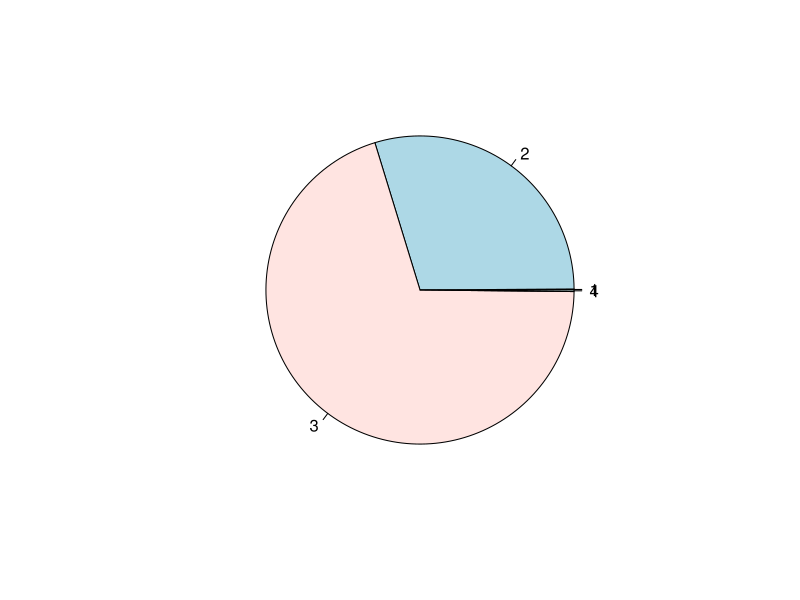
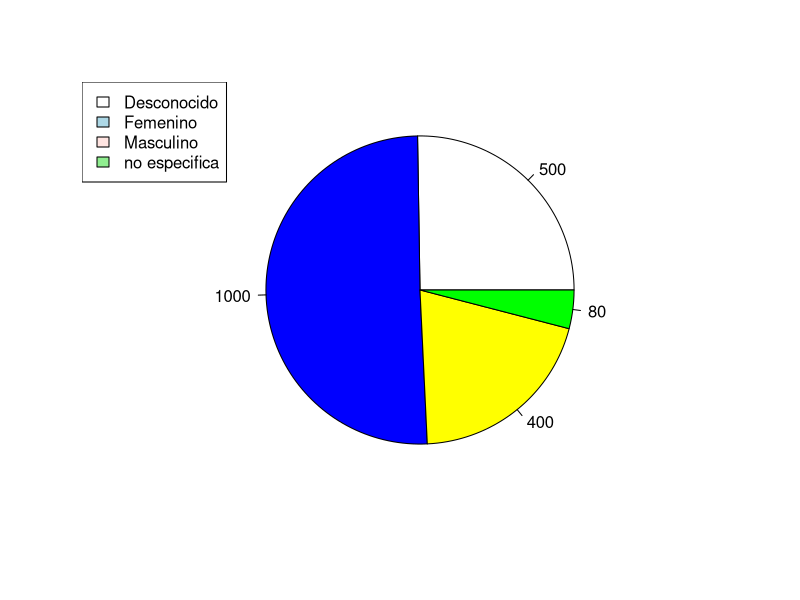
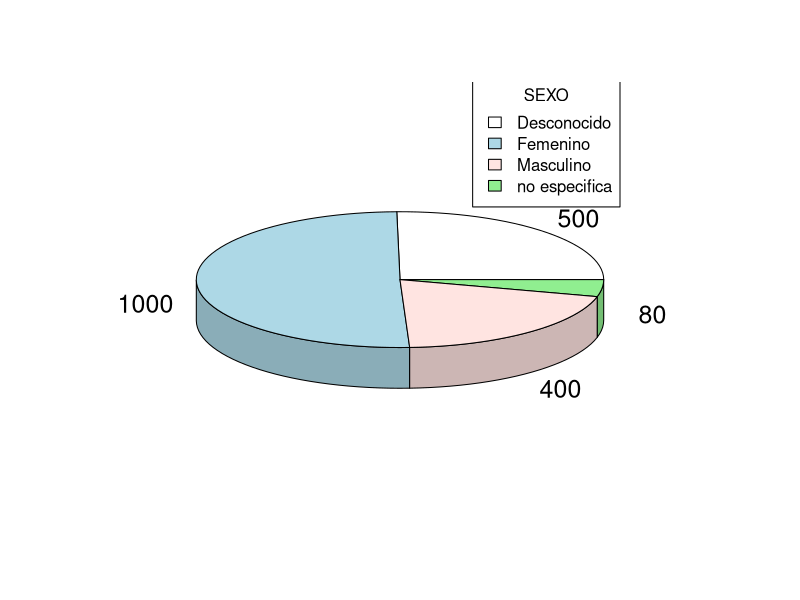
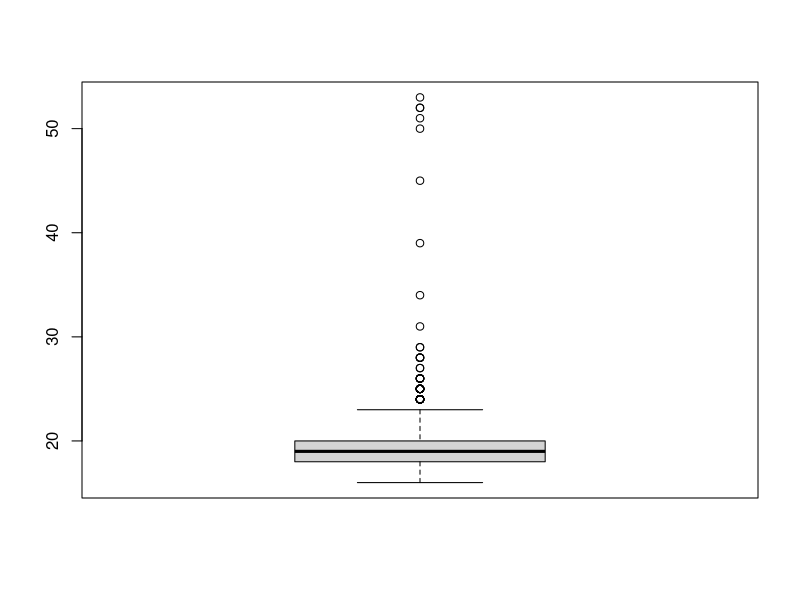
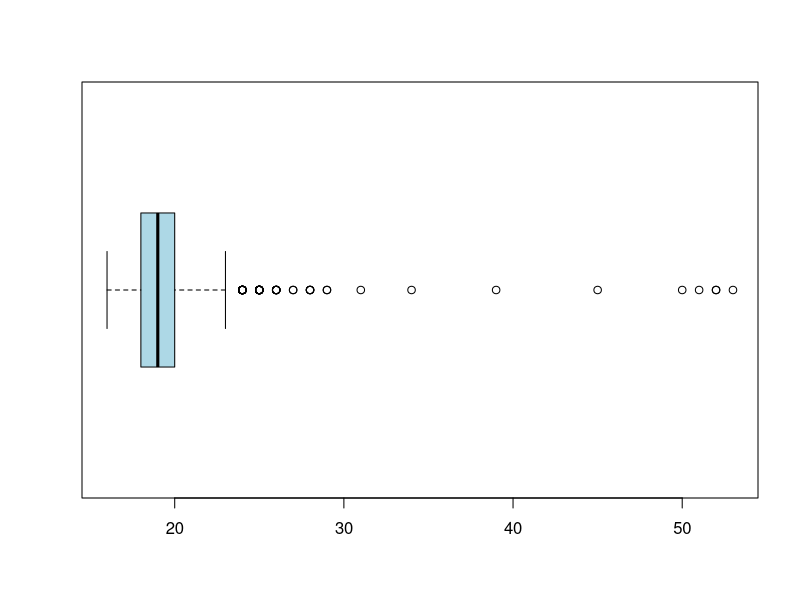
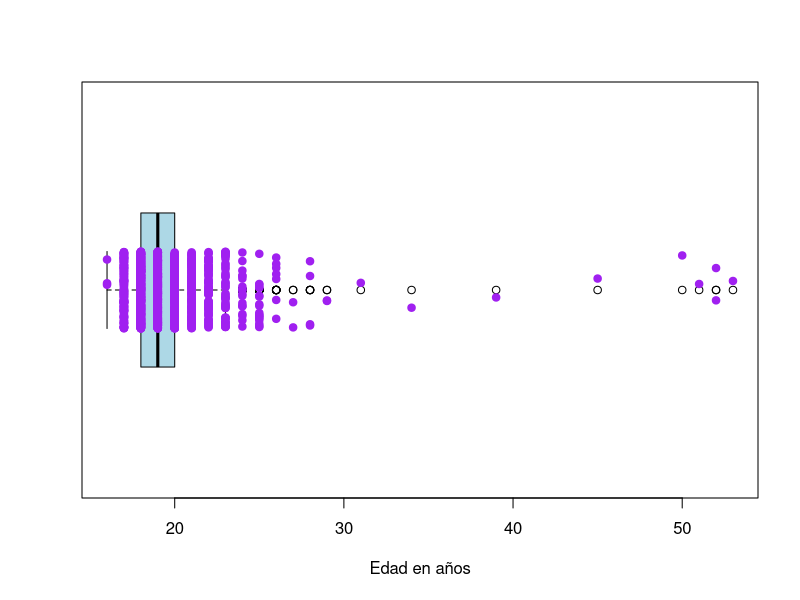
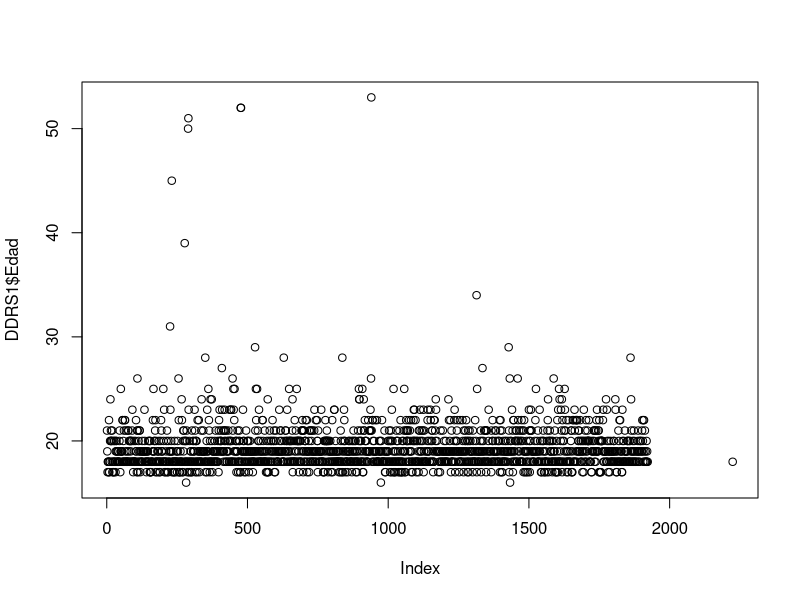
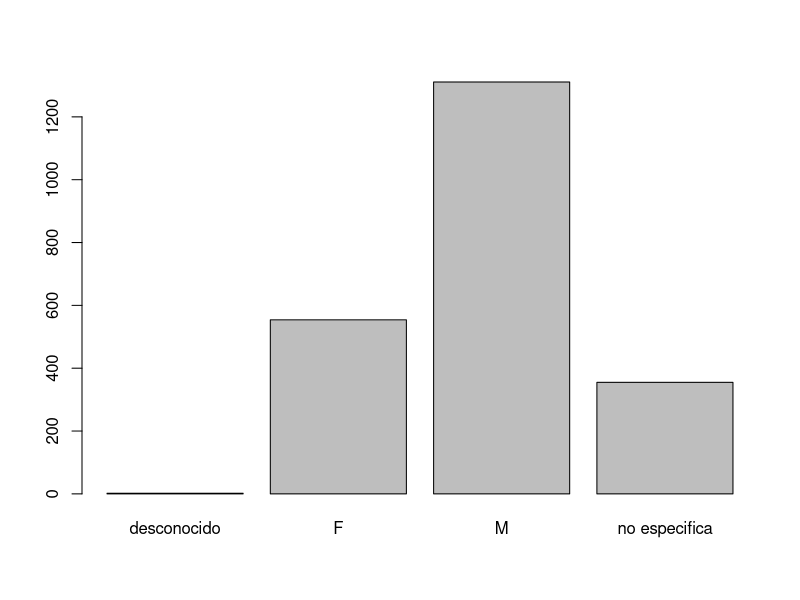

R code for these plots, in order:
## ---- chunk 1
library(readr)
A <- c(2,4,4,4,7,8,8,8,8,8,10,10)
DD <- read.csv("Datos_Diversos.csv", encoding = "UTF-8")
## ---- chunk 2
mean(A)
## ---- chunk 3
median(A)
## ---- chunk 4
table(A)
## ---- chunk 5
summary(A)
## ---- chunk 6
summary(cars$dist)
table(cars$dist)
## ---- chunk 7
DD <- read.csv("Datos_Diversos.csv")
## ---- chunk 8
dim(DD)

nrow(DD)
ncol(DD)
## ---- chunk 9
library(plyr)
library(dplyr)
## ---- chunk 10
glimpse(DD)
## ---- chunk 11
class(DD$Estatura..cm.)
class(DD$Apellido)
## ---- chunk 12
DD$Ciclo <- as.character(DD$Ciclo)
DD$Edad <- as.numeric(DD$Edad)
DD$Estatura..cm. <- as.numeric(DD$Estatura..cm.)
DD$Peso..kg. <- as.numeric(DD$Peso..kg.)
DD$Tiempo.de.reacción <- as.numeric(DD$Tiempo.de.reacción)
DD$Talla.de.zapato <- as.numeric(DD$Talla.de.zapato)
## ---- chunk 13
glimpse(DD)
## ---- chunk 14
library(tidyr)
library(tidyverse)
## ---- chunk 15
str(DD)
summary(DD)
## ---- chunk 16
summary(DD$Edad)
## ---- chunk 17
quantile(cars$speed, 0.9) #Estoy hallando la mayor velocidad del 90% de las menores velocidades
quantile(cars$speed, 0.9, na.rm=F)
quantile(cars$speed, 0.9, na.rm=TRUE)

#Aqui en cars, da lo mismo poner T o F, pues Cars no tiene datos NA y nada se va a remover
## ---- chunk 18
quantile(DD$Edad, 0.5, T) #50% medido desde la izquierda: mediana = cuartil2. Con true se ignora los NA's
quantile(DD$Edad, 0.25, T) #25% medido desde la izquierda: Cuartil 1. Con True se ignora los NA's
quantile(DD$Edad, 0.8, T) #80% medido desde la izuiqerda.
## ---- chunk 19
table(DD$Edad)
## ---- chunk 20
table(DD$Período, DD$Ciclo)
## ---- chunk 21
DDR <- rename(DD, Estatura = 'Estatura..cm.', Peso = 'Peso..kg.', Signo = 'Signo.del.zodiaco',
              Reacción = 'Tiempo.de.reacción', Videojuegos = 'Juega.videojuegos', Deporte = 'Hace.deporte', 
              Color = 'Color.favorito', Calzado = 'Talla.de.zapato', Polo = 'Talla.de.polo')
## ---- chunk 22
names(DDR)
## ---- chunk 23

DDRS <- select(DDR, Período:Indicaciones)
sum(complete.cases(DDRS))
## ---- chunk 24
select(DDR, starts_with('S'))
## ---- chunk 25
select(DDR, ends_with('no'))
## ---- chunk 26
select(DDR, contains("tu"))
## ---- chunk 27
Letras <- c("a","b","c","d","e","f","g","h","i","j")
## ---- chunk 28
quantile(Letras, 0.25, type=3)
quantile(Letras, 0.5, type=3)
quantile(Letras, 0.75, type = 3)
## ---- chunk 29
quantile(Letras, probs=c(0.25,0.5,0.75,0.9), type=3)
## ---- chunk 30
Ncalc <- c(6,8,8,8,10,10,19,20,20)
Nestad <- c(9,10,10,12,13,13,13,14,14,14)
## ---- chunk 31
unique(DDRS$Signo)
## ---- chunk 32
unique(DDRS$Carrera)
## ---- chunk 33
a <-  filter(DDRS, Edad < 25, Signo == "tauro" | Signo == "Tauro")
table(a$Edad)
stem(log(a$Edad))
## ---- chunk 34
unique(DDRS$Polo)
## ---- chunk 35
a <- filter(DDRS, Polo %in% c("L","XL","XXL","l","xl","Xl"), Estatura>=175)
a

## ---- chunk 36
library(stringr)
#Sirve para modificar y controlar caracteres
## ---- chunk 37
Sexomin <- tolower(DDRS$Sexo)
unique(Sexomin)
## ---- chunk 38
Sexomax <- toupper(Sexomin)
## ---- chunk 39
DDRS$Sexo <- str_to_lower(DDRS$Sexo, locale = "es") #minuscula
unique(DDRS$Sexo)

DDRS$Sexo <- str_to_upper(DDRS$Sexo, locale = "es") #mayuscula
unique(DDRS$Sexo)
## ---- chunk 40
DDRS1 <- mutate(DDRS, Sexcor = case_when(Sexo == "" ~'no especifica', Sexo == "MM"~'M', Sexo == "NB"~"desconocido", Sexo == "M" ~ "M", Sexo == "F"~"F", Sexo=="L" ~ "desconocido"))

DDRS1
## ---- chunk 41
table(DDRS1$Sexcor)
table(DDRS1$Sexcor, useNA = "always")
## ---- chunk 42
frec <- c(2,554,1311, 3) # Frecuencias de sexo corregido
frec
## ---- chunk 43
pie(frec) # antihorario clockwise=F
## ---- chunk 44
frec = c(500,1000,400,80)
pie(frec, labels=frec, col= c("white","blue","yellow","green"))
legend("topleft", legend=c("Desconocido","Femenino","Masculino","no especifica"), fill = c("white","lightblue","mistyrose","lightgreen"))
## ---- chunk 45
library(plotrix)
## ---- chunk 46
pie3D(frec, labels=frec, col= c("white","lightblue","mistyrose","lightgreen"))
legend("topright", legend=c("Desconocido","Femenino","Masculino","no especifica"), fill = c("white","lightblue","mistyrose","lightgreen"), title=("SEXO"))
## ---- chunk 47
summary(DDRS1$Edad)
## ---- chunk 48
boxplot(DDRS1$Edad)

## ---- chunk 49
boxplot(DDRS1$Edad, col="lightblue", horizontal = TRUE)
## ---- chunk 50
boxplot(DDRS1$Edad,col = "lightblue", horizontal = TRUE, xlab="Edad en años")
stripchart(DDRS1$Edad, method = "jitter", pch=19, add = TRUE, col = "purple")
## ---- chunk 51
Fsexcor <- factor(DDRS1$Sexcor)
Fsexcor
## ---- chunk 52

plot(DDRS1$Edad) #aquila variable es cuantitiva y produce una nube de puntos
## ---- chunk 53
plot(Fsexcor)
## ---- chunk 54
tabsexo <- table(DDRS1$Sexcor)

barp<- barplot(tabsexo, main = "Gráfico de barras de Sexo", col = c("white","yellow","red"),xlab = "Sexo", ylab = "Frecuencia absoluta")
## ---- chunk 55
library(readr)
A <- c(2,4,4,4,7,8,8,8,8,8,10,10)
DD <- read.csv("Datos_Diversos.csv", encoding = "UTF-8")
## ---- chunk 56
mean(A)
## ---- chunk 57
median(A)
## ---- chunk 58
table(A)
## ---- chunk 59
summary(A)
## ---- chunk 60
summary(cars$dist)
table(cars$dist)
## ---- chunk 61
DD <- read.csv("Datos_Diversos.csv")
## ---- chunk 62
dim(DD)

nrow(DD)
ncol(DD)
## ---- chunk 63
library(plyr)
library(dplyr)
## ---- chunk 64
glimpse(DD)
## ---- chunk 65
class(DD$Estatura..cm.)
class(DD$Apellido)
## ---- chunk 66
DD$Ciclo <- as.character(DD$Ciclo)
DD$Edad <- as.numeric(DD$Edad)
DD$Estatura..cm. <- as.numeric(DD$Estatura..cm.)
DD$Peso..kg. <- as.numeric(DD$Peso..kg.)
DD$Tiempo.de.reacción <- as.numeric(DD$Tiempo.de.reacción)
DD$Talla.de.zapato <- as.numeric(DD$Talla.de.zapato)
## ---- chunk 67
glimpse(DD)
## ---- chunk 68
library(tidyr)
library(tidyverse)
## ---- chunk 69
str(DD)
summary(DD)
## ---- chunk 70
summary(DD$Edad)
## ---- chunk 71
quantile(cars$speed, 0.9) #Estoy hallando la mayor velocidad del 90% de las menores velocidades
quantile(cars$speed, 0.9, na.rm=F)
quantile(cars$speed, 0.9, na.rm=TRUE)

#Aqui en cars, da lo mismo poner T o F, pues Cars no tiene datos NA y nada se va a remover
## ---- chunk 72
quantile(DD$Edad, 0.5, T) #50% medido desde la izquierda: mediana = cuartil2. Con true se ignora los NA's
quantile(DD$Edad, 0.25, T) #25% medido desde la izquierda: Cuartil 1. Con True se ignora los NA's
quantile(DD$Edad, 0.8, T) #80% medido desde la izuiqerda.
## ---- chunk 73
table(DD$Edad)
## ---- chunk 74
table(DD$Período, DD$Ciclo)
## ---- chunk 75
DDR <- rename(DD, Estatura = 'Estatura..cm.', Peso = 'Peso..kg.', Signo = 'Signo.del.zodiaco',
              Reacción = 'Tiempo.de.reacción', Videojuegos = 'Juega.videojuegos', Deporte = 'Hace.deporte', 
              Color = 'Color.favorito', Calzado = 'Talla.de.zapato', Polo = 'Talla.de.polo')
## ---- chunk 76
names(DDR)
## ---- chunk 77

DDRS <- select(DDR, Período:Indicaciones)
sum(complete.cases(DDRS))
## ---- chunk 78
select(DDR, starts_with('S'))
## ---- chunk 79
select(DDR, ends_with('no'))
## ---- chunk 80
select(DDR, contains("tu"))
## ---- chunk 81
Letras <- c("a","b","c","d","e","f","g","h","i","j")
## ---- chunk 82
quantile(Letras, 0.25, type=3)
quantile(Letras, 0.5, type=3)
quantile(Letras, 0.75, type = 3)
## ---- chunk 83
quantile(Letras, probs=c(0.25,0.5,0.75,0.9), type=3)
## ---- chunk 84
Ncalc <- c(6,8,8,8,10,10,19,20,20)
Nestad <- c(9,10,10,12,13,13,13,14,14,14)
## ---- chunk 85
unique(DDRS$Signo)
## ---- chunk 86
unique(DDRS$Carrera)
## ---- chunk 87
a <-  filter(DDRS, Edad < 25, Signo == "tauro" | Signo == "Tauro")
table(a$Edad)
stem(log(a$Edad))
## ---- chunk 88
unique(DDRS$Polo)
## ---- chunk 89
a <- filter(DDRS, Polo %in% c("L","XL","XXL","l","xl","Xl"), Estatura>=175)
a

## ---- chunk 90
library(stringr)
#Sirve para modificar y controlar caracteres
## ---- chunk 91
Sexomin <- tolower(DDRS$Sexo)
unique(Sexomin)
## ---- chunk 92
Sexomax <- toupper(Sexomin)
## ---- chunk 93
DDRS$Sexo <- str_to_lower(DDRS$Sexo, locale = "es") #minuscula
unique(DDRS$Sexo)

DDRS$Sexo <- str_to_upper(DDRS$Sexo, locale = "es") #mayuscula
unique(DDRS$Sexo)
## ---- chunk 94
DDRS1 <- mutate(DDRS, Sexcor = case_when(Sexo == "" ~'no especifica', Sexo == "MM"~'M', Sexo == "NB"~"desconocido", Sexo == "M" ~ "M", Sexo == "F"~"F", Sexo=="L" ~ "desconocido"))

DDRS1
## ---- chunk 95
table(DDRS1$Sexcor)
table(DDRS1$Sexcor, useNA = "always")
## ---- chunk 96
frec <- c(2,554,1311, 3) # Frecuencias de sexo corregido
frec
## ---- chunk 97
pie(frec) # antihorario clockwise=F
## ---- chunk 98
frec = c(500,1000,400,80)
pie(frec, labels=frec, col= c("white","blue","yellow","green"))
legend("topleft", legend=c("Desconocido","Femenino","Masculino","no especifica"), fill = c("white","lightblue","mistyrose","lightgreen"))
## ---- chunk 99
library(plotrix)
## ---- chunk 100
pie3D(frec, labels=frec, col= c("white","lightblue","mistyrose","lightgreen"))
legend("topright", legend=c("Desconocido","Femenino","Masculino","no especifica"), fill = c("white","lightblue","mistyrose","lightgreen"), title=("SEXO"))
## ---- chunk 101
summary(DDRS1$Edad)
## ---- chunk 102
boxplot(DDRS1$Edad)

## ---- chunk 103
boxplot(DDRS1$Edad, col="lightblue", horizontal = TRUE)
## ---- chunk 104
boxplot(DDRS1$Edad,col = "lightblue", horizontal = TRUE, xlab="Edad en años")
stripchart(DDRS1$Edad, method = "jitter", pch=19, add = TRUE, col = "purple")
## ---- chunk 105
Fsexcor <- factor(DDRS1$Sexcor)
Fsexcor
## ---- chunk 106

plot(DDRS1$Edad) #aquila variable es cuantitiva y produce una nube de puntos
## ---- chunk 107
plot(Fsexcor)

## ---- chunk 108
tabsexo <- table(DDRS1$Sexcor)

barp<- plot(Fsexcor, main = "Gráfico de barras de Sexo", col = c("white","yellow","red"),xlab = "Sexo", ylab = "Frecuencia absoluta", ylim = c(-100,1400))

text(barp, tabsexo=0.5, labels = tabsexo)
grid(nx  =NA, ny = NA,lwd = 1, lty = 1, col = "grey")
## ---- chunk 109
hist(DDRS1$Peso)
## ---- chunk 110
boxplot(DDRS1$Peso, horizontal = TRUE)
## ---- chunk 111
EstaturasReales <- filter(DDRS1, Estatura >= 100 & Estatura <= 210) 
EstaturasReales

## ---- chunk 112
hist(EstaturasReales$Estatura)
## ---- chunk 113
hi <-hist(EstaturasReales$Estatura, xlab = "Estaturas de alumnos", ylab = "Frecuencia absoluta", col="lightblue",border="purple", main = "Histograma de Estaturas bien escritas de alumnos UTEC", breaks=40)

text(hi$mids,hi$counts,labels=hi$counts,adj=c(0.5,-0.5),cex=.5)

## ---- chunk 114
DDRS2 <- mutate(DDRS1, Estcor = ifelse(Estatura<2, 100*Estatura, ifelse(Estatura>250, 0.1*Estatura, Estatura)))
DDRS2
## ---- chunk 115
summary(DDRS2$Estcor)
## ---- chunk 116
hist(DDRS2$Estcor)
## ---- chunk 117
hi <-hist(DDRS2$Estcor, xlab = "Estaturas de alumnos", ylab = "Frecuencia absoluta", col="lightblue",border="purple", main = "Histograma de Estaturas bien escritas de alumnos UTEC", breaks=20)

text(hi$mids,hi$counts,labels=hi$counts,adj=c(0.5,-0.5),cex=.5)
